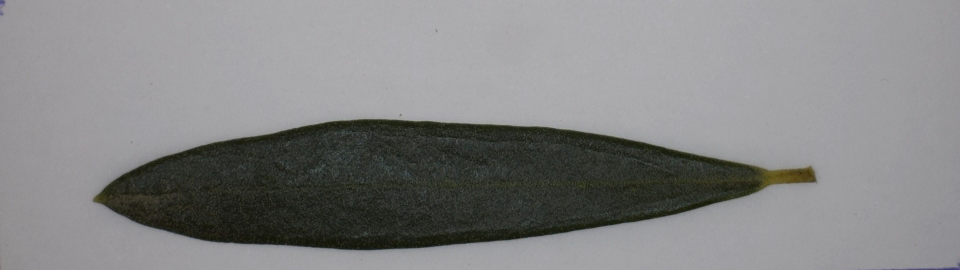
#> input picture dataset/healthy/bottomhalf_WIN_20230522_14_12_09_Pro..png, 1920 x 540 px (shown at 1/2 size); its folder holds only this picture in this run
$ python extract_feautures.py
#> lines starting #> are read from the running program, lines starting #| are printed output that depends on the picture
import os
import cv2
import numpy as np
import pandas as pd

DATASET_DIR = "dataset"
CLASSES = ["healthy", "malade"]
OUTPUT_CSV = "features.csv"

def extract_features(image_path):
    img = cv2.imread(image_path)
#> img is the input picture: shape (540, 1920, 3); mean B, G, R 131.9, 132, 131.6
    if img is None:
        return None
    img = cv2.resize(img, (128, 128))
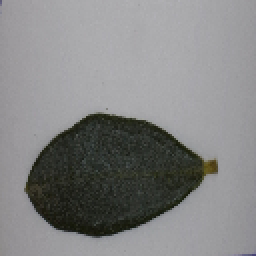
#> img: shape (128, 128, 3) (shown 2 times larger); mean B, G, R 131.8, 131.9, 131.5

    hist_b = cv2.calcHist([img], [0], None, [32], [0, 256]).flatten()
#> hist_b = 32 values, max 3882 at index 21, min 0 at index 0, mean 512
    hist_g = cv2.calcHist([img], [1], None, [32], [0, 256]).flatten()
#> hist_g = 32 values, max 3658 at index 19, min 0 at index 0, mean 512
    hist_r = cv2.calcHist([img], [2], None, [32], [0, 256]).flatten()
#> hist_r = 32 values, max 3764 at index 19, min 0 at index 0, mean 512

    hist_b = hist_b / hist_b.sum()
#> hist_b = 32 values, max 0.237 at index 21, min 0 at index 0, mean 0.0312
    hist_g = hist_g / hist_g.sum()
#> hist_g = 32 values, max 0.223 at index 19, min 0 at index 0, mean 0.0312
    hist_r = hist_r / hist_r.sum()
#> hist_r = 32 values, max 0.23 at index 19, min 0 at index 0, mean 0.0312

    gray = cv2.cvtColor(img, cv2.COLOR_BGR2GRAY)
    texture_mean = np.mean(gray)
#> texture_mean = 131.7
    texture_std = np.std(gray)
#> texture_std = 51.03

    features = np.concatenate([hist_b, hist_g, hist_r, [texture_mean, texture_std]])
#> features = 98 values, max 131.7 at index 96, min 0 at index 0, mean 1.89
    return features

def main():
    data = []
    for label in CLASSES:
        folder = os.path.join(DATASET_DIR, label)
        if not os.path.exists(folder):
            print(f"Dossier introuvable: {folder}")
            continue
        for filename in os.listdir(folder):
            if filename.lower().endswith((".jpg", ".jpeg", ".png")):
                path = os.path.join(folder, filename)
                features = extract_features(path)
                if features is not None:
                    row = list(features) + [label]
#> row = 99 items, first 6: 0, 0.00671, 0.0261, 0.0453, 0.0655, 0.0592
                    data.append(row)
                    print(f"OK: {filename}")
                else:
                    print(f"Erreur lecture: {filename}")

    n_features = len(data[0]) - 1
    columns = [f"f{i}" for i in range(n_features)] + ["label"]
    df = pd.DataFrame(data, columns=columns)
    df.to_csv(OUTPUT_CSV, index=False)
    print(f"\nTerminé ! {len(df)} images traitées. Fichier sauvegardé: {OUTPUT_CSV}")

if __name__ == "__main__":
    main()
